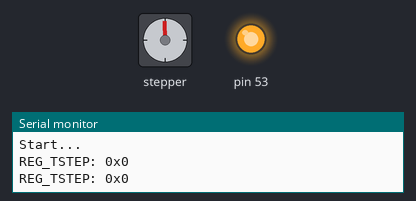
A sketch run on a simulated Arduino Mega 2560, built with avr-gcc and run on an emulated ATmega2560. Parts: stepper motor, output pins drawn as LEDs (lit = HIGH), the last lines printed to the serial monitor. Wiring (inferred from the names in the program): stepper motor driver (200 steps per turn assumed): step pin 26; direction pin 28; enable pin 22. Pins used as bus, display or sensor lines are not drawn.

Above: at 0.15 s.
At 10.17 s:
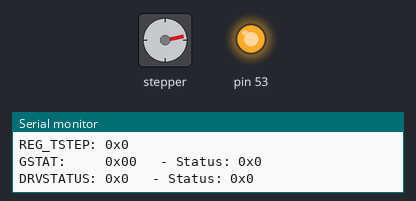
At 17.89 s:
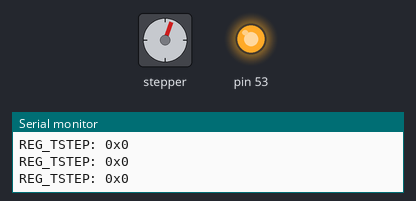
At 35.49 s:
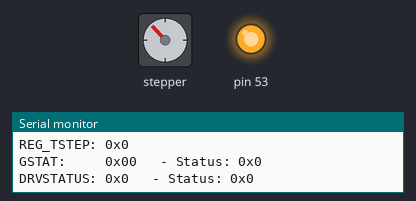
Timing chart, 0 to 40.0 s (numbered marks = the images above):
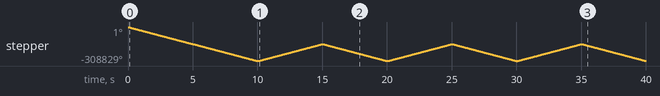

The sketch:

SilentStepStick.ino
```cpp
/*
  Trinamic TMC2130 Example

  Other examples/libraries can be found here:
  https://github.com/teemuatlut/TMC2130Stepper
  https://github.com/janelia-arduino/TMC2130
  https://github.com/makertum/Trinamic_TMC2130
*/

#include "SPI.h"

// Note: You also have to connect GND, 5V/VIO and VM.
//       A connection diagram can be found in the schematics.

#define MOSI_PIN 51 //SDI/MOSI (ICSP: 4, Uno: 11, Mega: 51)
#define MISO_PIN 50 //SDO/MISO (ICSP: 1, Uno: 12, Mega: 50)
#define SCK_PIN  52 //CLK/SCK  (ICSP: 3, Uno: 13, Mega: 52)

#define EN_PIN   22  //enable (CFG6)
#define DIR_PIN  28  //direction
#define STEP_PIN  26  //step
#define CS_PIN    24  //chip select

//TMC2130 registers
#define WRITE_FLAG     (1<<7) //write flag
#define READ_FLAG      (0<<7) //read flag
#define REG_GCONF      0x00
#define REG_GSTAT      0x01
#define REG_IHOLD_IRUN 0x10
#define REG_CHOPCONF   0x6C
#define REG_COOLCONF   0x6D
#define REG_DCCTRL     0x6E
#define REG_DRVSTATUS  0x6F
#define REG_TSTEP      0x12

uint8_t tmc_write(uint8_t cmd, uint32_t data)
{
  uint8_t s;

  digitalWrite(CS_PIN, LOW);

  s = SPI.transfer(cmd);
  SPI.transfer((data >> 24UL) & 0xFF) & 0xFF;
  SPI.transfer((data >> 16UL) & 0xFF) & 0xFF;
  SPI.transfer((data >> 8UL) & 0xFF) & 0xFF;
  SPI.transfer((data >> 0UL) & 0xFF) & 0xFF;

  digitalWrite(CS_PIN, HIGH);

  return s;
}

uint8_t tmc_read(uint8_t cmd, uint32_t *data)
{
  uint8_t s;

  tmc_write(cmd, 0UL); //set read address

  digitalWrite(CS_PIN, LOW);

  s = SPI.transfer(cmd);
  *data  = SPI.transfer(0x00) & 0xFF;
  *data <<= 8;
  *data |= SPI.transfer(0x00) & 0xFF;
  *data <<= 8;
  *data |= SPI.transfer(0x00) & 0xFF;
  *data <<= 8;
  *data |= SPI.transfer(0x00) & 0xFF;

  digitalWrite(CS_PIN, HIGH);

  return s;
}

void setup()
{
  //set pins
  pinMode(EN_PIN, OUTPUT);
  digitalWrite(EN_PIN, HIGH); //deactivate driver (LOW active)
  pinMode(DIR_PIN, OUTPUT);
  digitalWrite(DIR_PIN, LOW); //LOW or HIGH
  pinMode(STEP_PIN, OUTPUT);
  digitalWrite(STEP_PIN, LOW);

  pinMode(CS_PIN, OUTPUT);
  digitalWrite(CS_PIN, HIGH);
  pinMode(MOSI_PIN, OUTPUT);
  digitalWrite(MOSI_PIN, LOW);
  pinMode(MISO_PIN, INPUT);
  digitalWrite(MISO_PIN, HIGH);
  pinMode(SCK_PIN, OUTPUT);
  digitalWrite(SCK_PIN, LOW);

  //init serial port
  Serial.begin(9600); //init serial port and set baudrate
  while (!Serial); //wait for serial port to connect (needed for Leonardo only)
  Serial.println("\nStart...");

  //init SPI
  SPI.begin();
  //SPI.setDataMode(SPI_MODE3); //SPI Mode 3
  //SPI.setBitOrder(MSBFIRST); //MSB first
  //SPI.setClockDivider(SPI_CLOCK_DIV128); //clk=Fcpu/128
  SPI.beginTransaction(SPISettings(1000000, MSBFIRST, SPI_MODE3));

  //set TMC2130 config
  tmc_write(WRITE_FLAG | REG_GCONF,      0x00000001UL); //voltage on AIN is current reference
  tmc_write(WRITE_FLAG | REG_IHOLD_IRUN, 0x00001010UL); //IHOLD=0x10, IRUN=0x10
  tmc_write(WRITE_FLAG | REG_CHOPCONF,   0x00008008UL); //native 256 microsteps, MRES=0, TBL=1=24, TOFF=8
  //tmc_write(WRITE_FLAG|REG_CHOPCONF,   0x01008008UL); //128 microsteps, MRES=0, TBL=1=24, TOFF=8
  //tmc_write(WRITE_FLAG|REG_CHOPCONF,   0x02008008UL); // 64 microsteps, MRES=0, TBL=1=24, TOFF=8
  //tmc_write(WRITE_FLAG|REG_CHOPCONF,   0x03008008UL); // 32 microsteps, MRES=0, TBL=1=24, TOFF=8
  //tmc_write(WRITE_FLAG|REG_CHOPCONF,   0x04008008UL); // 16 microsteps, MRES=0, TBL=1=24, TOFF=8
  //tmc_write(WRITE_FLAG|REG_CHOPCONF,   0x05008008UL); //  8 microsteps, MRES=0, TBL=1=24, TOFF=8
  //tmc_write(WRITE_FLAG|REG_CHOPCONF,   0x06008008UL); //  4 microsteps, MRES=0, TBL=1=24, TOFF=8
  //tmc_write(WRITE_FLAG|REG_CHOPCONF,   0x07008008UL); //  2 microsteps, MRES=0, TBL=1=24, TOFF=8
  //tmc_write(WRITE_FLAG|REG_CHOPCONF,   0x08008008UL); //  1 microsteps, MRES=0, TBL=1=24, TOFF=8

  //TMC2130 outputs on (LOW active)
  digitalWrite(EN_PIN, LOW);
}

uint8_t delay_time = 1;
bool dir_sw = true;

void loop()
{
  static uint32_t last_time = 0;
  uint32_t ms = millis();
  uint32_t data;
  uint8_t s;
  if ((ms - last_time)%1000 == 0) {
    s = tmc_read(REG_TSTEP, &data);
    Serial.print("REG_TSTEP: 0x");
    Serial.println(data, HEX);
  }

  if ((ms - last_time) > 5000) //run every 1s
  {
    last_time = ms;
    if (dir_sw){
      digitalWrite(DIR_PIN, LOW);
      dir_sw = false;
    }else{
      digitalWrite(DIR_PIN, HIGH);
      dir_sw = true;
    }
    //show REG_GSTAT
    s = tmc_read(REG_GSTAT, &data);
    Serial.print("GSTAT:     0x0");
    Serial.print(data, HEX);
    Serial.print("\t - ");
    Serial.print("Status: 0x");
    Serial.print(s, HEX);
    if (s & 0x01) Serial.print(" reset");
    if (s & 0x02) Serial.print(" error");
    if (s & 0x04) Serial.print(" sg2");
    if (s & 0x08) Serial.print(" standstill");
    Serial.println(" ");

    //show REG_DRVSTATUS
    s = tmc_read(REG_DRVSTATUS, &data);
    Serial.print("DRVSTATUS: 0x");
    Serial.print(data, HEX);
    Serial.print("\t - ");
    Serial.print("Status: 0x");
    Serial.print(s, HEX);
    if (s & 0x01) Serial.print(" reset");
    if (s & 0x02) Serial.print(" error");
    if (s & 0x04) Serial.print(" sg2");
    if (s & 0x08) Serial.print(" standstill");
    Serial.println(" ");
  }

  //make steps
  digitalWrite(STEP_PIN, HIGH);
  delayMicroseconds(delay_time);
  digitalWrite(STEP_PIN, LOW);
  delayMicroseconds(delay_time);
}
```

Measured:
- by itself, stepper: turns 308802° counter-clockwise in 10.0 s, then 153651° clockwise in 5.0 s, then 153649° counter-clockwise in 5.0 s, then 153621° clockwise in 5.0 s, and so on
